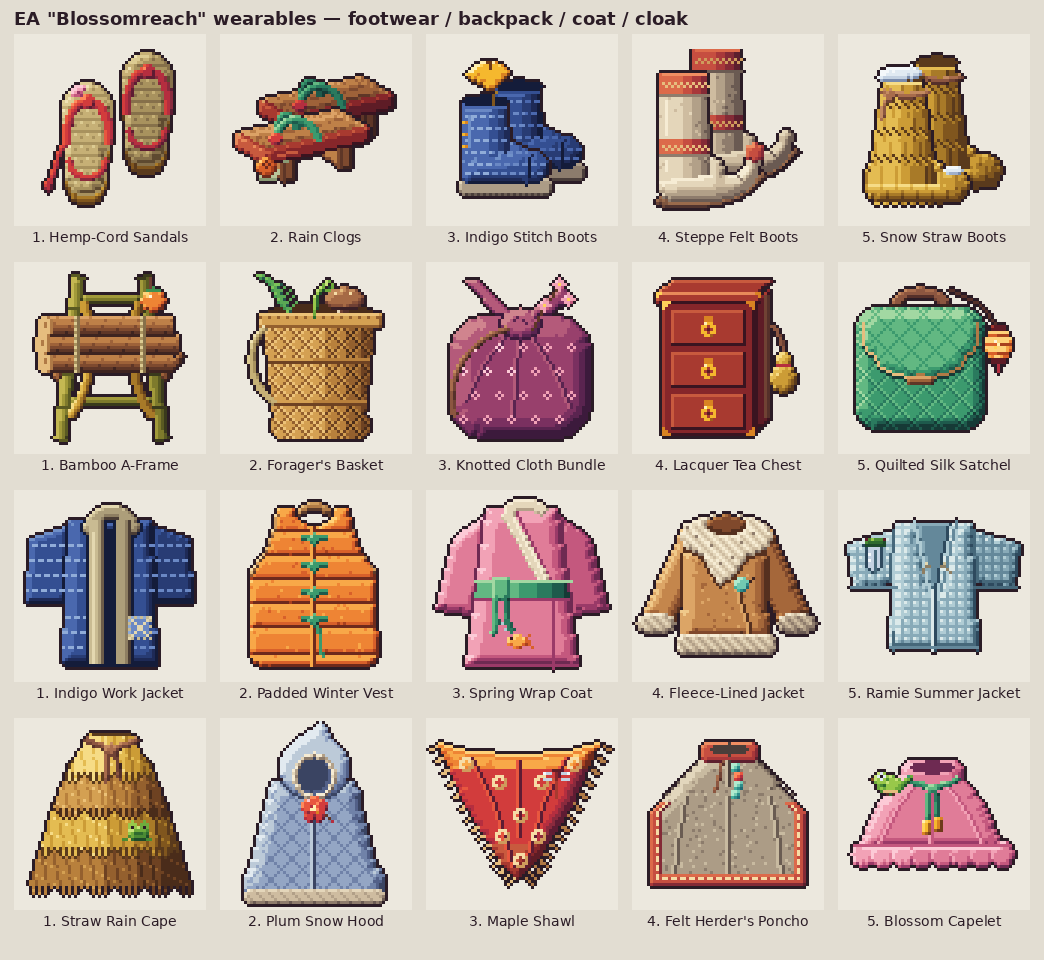

The Python source for this figure:
"""Contact sheet for EA Blossomreach wearable concepts: 4 rows x 5 cols, 3x NEAREST, names under."""
import glob
import os
from PIL import Image, ImageDraw, ImageFont

D = os.path.dirname(os.path.abspath(__file__))
CATS = ["footwear", "backpack", "coat", "cloak"]
NAMES = {
    "footwear": ["Hemp-Cord Sandals", "Rain Clogs", "Indigo Stitch Boots", "Steppe Felt Boots", "Snow Straw Boots"],
    "backpack": ["Bamboo A-Frame", "Forager's Basket", "Knotted Cloth Bundle", "Lacquer Tea Chest", "Quilted Silk Satchel"],
    "coat": ["Indigo Work Jacket", "Padded Winter Vest", "Spring Wrap Coat", "Fleece-Lined Jacket", "Ramie Summer Jacket"],
    "cloak": ["Straw Rain Cape", "Plum Snow Hood", "Maple Shawl", "Felt Herder's Poncho", "Blossom Capelet"],
}
S, PAD, LAB, HEAD = 192, 14, 22, 34
try:
    font = ImageFont.truetype("DejaVuSans.ttf", 14)
    big = ImageFont.truetype("DejaVuSans-Bold.ttf", 18)
except OSError:
    font = big = ImageFont.load_default()
W = PAD + 5 * (S + PAD)
H = HEAD + 4 * (S + LAB + PAD) + PAD
sheet = Image.new("RGB", (W, H), (226, 221, 210))
d = ImageDraw.Draw(sheet)
d.text((PAD, 8), 'EA "Blossomreach" wearables — footwear / backpack / coat / cloak', fill=(43, 28, 38), font=big)
for r, cat in enumerate(CATS):
    files = sorted(glob.glob(os.path.join(D, f"{cat}-*.png")))
    for col, f in enumerate(files[:5]):
        im = Image.open(f).convert("RGBA")
        assert im.size == (64, 64), f
        x = PAD + col * (S + PAD)
        y = HEAD + r * (S + LAB + PAD)
        d.rectangle([x, y, x + S - 1, y + S - 1], fill=(236, 232, 222))
        sheet.paste(im.resize((S, S), Image.NEAREST), (x, y), im.resize((S, S), Image.NEAREST))
        name = f"{col + 1}. {NAMES[cat][col]}"
        tw = d.textlength(name, font=font)
        d.text((x + (S - tw) / 2, y + S + 3), name, fill=(43, 28, 38), font=font)
sheet.save(os.path.join(D, "sheet.png"))
print("sheet.png", sheet.size)
